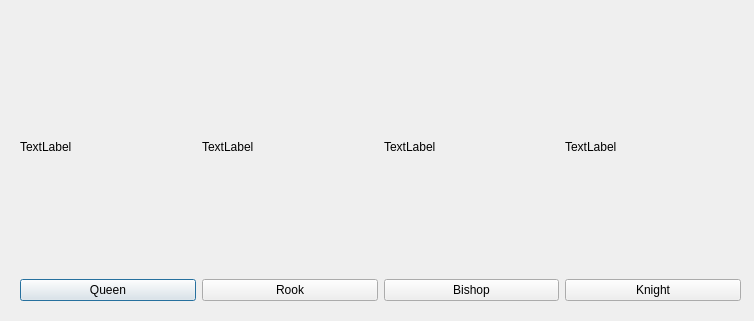
<?xml version="1.0" encoding="UTF-8"?>
<ui version="4.0">
 <class>Promotion</class>
 <widget class="QDialog" name="Promotion">
  <property name="geometry">
   <rect>
    <x>0</x>
    <y>0</y>
    <width>754</width>
    <height>321</height>
   </rect>
  </property>
  <property name="windowTitle">
   <string>Dialog</string>
  </property>
  <widget class="QWidget" name="layoutWidget">
   <property name="geometry">
    <rect>
     <x>20</x>
     <y>20</y>
     <width>721</width>
     <height>281</height>
    </rect>
   </property>
   <layout class="QGridLayout" name="gridLayout">
    <item row="0" column="0">
     <widget class="QLabel" name="Queen">
      <property name="text">
       <string>TextLabel</string>
      </property>
     </widget>
    </item>
    <item row="0" column="1">
     <widget class="QLabel" name="Rook">
      <property name="text">
       <string>TextLabel</string>
      </property>
     </widget>
    </item>
    <item row="0" column="2">
     <widget class="QLabel" name="Bishop">
      <property name="text">
       <string>TextLabel</string>
      </property>
     </widget>
    </item>
    <item row="0" column="3">
     <widget class="QLabel" name="Knight">
      <property name="text">
       <string>TextLabel</string>
      </property>
     </widget>
    </item>
    <item row="1" column="0">
     <widget class="QPushButton" name="pushButton_2">
      <property name="text">
       <string>Queen</string>
      </property>
     </widget>
    </item>
    <item row="1" column="1">
     <widget class="QPushButton" name="pushButton">
      <property name="text">
       <string>Rook</string>
      </property>
     </widget>
    </item>
    <item row="1" column="2">
     <widget class="QPushButton" name="pushButton_3">
      <property name="text">
       <string>Bishop</string>
      </property>
     </widget>
    </item>
    <item row="1" column="3">
     <widget class="QPushButton" name="pushButton_4">
      <property name="text">
       <string>Knight</string>
      </property>
     </widget>
    </item>
   </layout>
   <zorder>pushButton_2</zorder>
   <zorder>Queen</zorder>
   <zorder>Rook</zorder>
   <zorder>Bishop</zorder>
   <zorder>Knight</zorder>
   <zorder>pushButton</zorder>
   <zorder>pushButton_3</zorder>
   <zorder>pushButton_4</zorder>
  </widget>
 </widget>
 <resources/>
 <connections/>
</ui>
